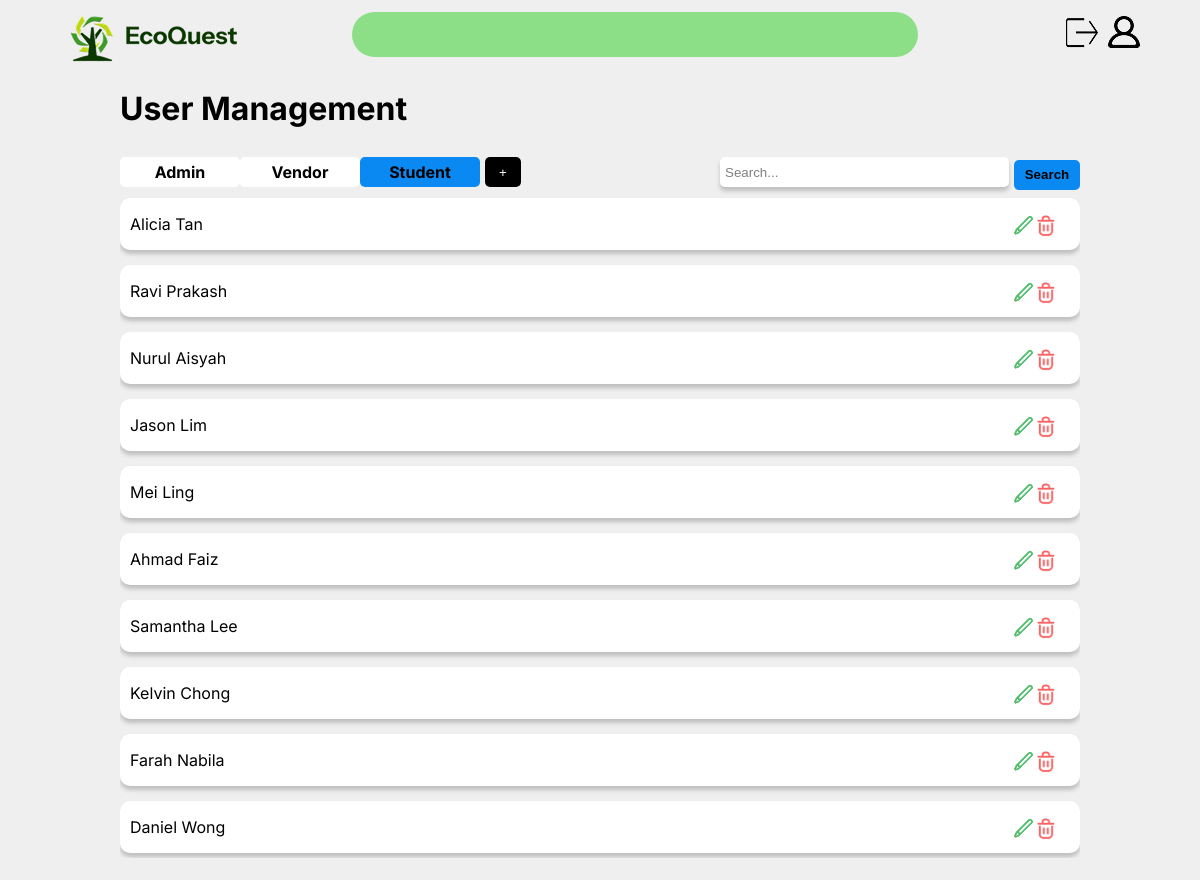
/profile/userManagement.php?filter=student, run on the app's committed database.
### tables this page shows
CREATE TABLE IF NOT EXISTS `student` (
  `studentID` varchar(15) NOT NULL,
  `accountID` int NOT NULL,
  `name` varchar(255) NOT NULL,
  `course` varchar(255) NOT NULL,
  PRIMARY KEY (`studentID`),
  UNIQUE KEY `accountID` (`accountID`)
);

### Profile/userManagement.php (the view, shortened to what this page needs)
<?php
    include $_SERVER['DOCUMENT_ROOT'].'/RWDD/setup/navigation.php';
    if (isset($_POST['search'])) {
        $searchInput = trim($_POST['searchInput']);
        $sql = "SELECT CASE
                WHEN role = 'Admin' THEN a.username
                WHEN role = 'Vendor' THEN v.vendorName
                WHEN role = 'Student' THEN s.name
                END AS name, a.accountID
                FROM account a
                LEFT JOIN student s ON a.accountID = s.accountID
                LEFT JOIN vendor v ON a.accountID = v.accountID
                WHERE a.username LIKE '%$searchInput%' OR v.vendorName LIKE '%$searchInput%' OR s.name LIKE '%$searchInput%'";
        $tabStyle = ["white", "white", "white"];
    } elseif (isset($_GET['filter'])) {
        switch ($_GET['filter']) {
            case 'student':
                $sql = "SELECT name, accountID FROM student";
                $tabStyle = ["white", "white", "#0A89F2"];
                break;
        }
    } else {
        $sql = "SELECT username AS name, accountID FROM account WHERE role='Admin';";
        $tabStyle = ["#0A89F2", "white", "white"];
        $role = 'Admin';
    }
    $statement = mysqli_query($connect, $sql);
?>
<!DOCTYPE html>
<html lang="en">
<head>
    <link rel="stylesheet" href="/RWDD/css/layout.css" />
    <link rel="stylesheet" href="/RWDD/css/form.css" />
    <link rel="stylesheet" href="/RWDD/profile/profileForm.css" />
    <link rel="stylesheet" href="/RWDD/profile/userManagement.css" />
</head>
<body>
    <div id="wrapper">
        <h1>User Management</h1>
        <div class="tab">
            <div class="option" style="background-color:<?= $tabStyle[0] ?>"><a href="/RWDD/profile/userManagement.php?filter=admin">Admin</a></div>
            <div class="option" style="background-color:<?= $tabStyle[1] ?>"><a href="/RWDD/profile/userManagement.php?filter=vendor">Vendor</a></div>
            <div class="option" style="background-color:<?= $tabStyle[2] ?>"><a href="/RWDD/profile/userManagement.php?filter=student">Student</a></div>
        </div>
        <div class="create">
            <form action="/RWDD/profile/userForm.php" method="post">
                <input type="submit" name="createUser" value="+" formaction="/RWDD/profile/userForm.php" />
            </form>
        </div>
        <div class="search">
            <form action="" method="post">
                <input type="text" name="searchInput" placeholder="Search..." />
                <input type="submit" name="search" value="Search" />
            </form>
        </div>
        <div id="content">
            <?php
                while ($user = mysqli_fetch_array($statement)) {
                    $name = $user['name'];
                    $accountID = $user['accountID'];
                    echo "<div class='data'>
                    <p>$name</p>
                    <form method='post'>
                    <input type='hidden' name='accountID' value='$accountID' />
                    <button type='submit' name='editUser' class='editButton' value=' ' formaction='/RWDD/profile/userForm.php' formtarget='_blank'/>
                    <button type='submit' class='deleteButton' value=' ' onclick='return confirmDelete(\"$name\", \"$accountID\")'/>
                    </form>
                    </div>";
                }
            ?>
        </div>
    </div>
</body>
</html>

### css/layout.css (style rules this page uses)
body { display: grid; font-family: 'Inter'; grid-template-columns: repeat(20, 1fr); background-color: #EFEFEF; margin: 0; }
.tab { display: flex; justify-content: space-evenly; align-items: center; }
.option { width: 100%; padding: 5px 0 5px 0; box-sizing: border-box; text-align: center; border-radius: 5px; color: black; text-decoration: none; font-weight: bold; }
.search form { display: flex; align-items: center; }
.search input[type=text] { padding: 5px; margin: 0; }
.search input[type=submit] { background-color: #0A89F2; color: black; font-weight: bold; margin-left: 5px; padding: 0 3% 0 3%; }

### setup/navigation.css (style rules this page uses)
a { color: black; text-decoration: none; }

### css/form.css (style rules this page uses)
input[type=text], input[type=password], input[type=email], input[type=tel], input[type=number], textarea { width: 100%; border: none; border-radius: 5px; box-shadow: 0 4px 4px #BFBFBF; height: 30px; padding-left: 35px; margin: 5px 0 10px 0; outline: none; box-sizing: border-box; }
input[type=submit], input[type=button], button, input[type=reset] { cursor: pointer; height: 30px; border: none; border-radius: 5px; margin: 10px 0px 5px 0px; cursor: pointer; }
input::placeholder { color: #808080; }
.create { display: grid; align-items: center; }
.create input[type=submit] { background-color: black; color: white; margin: 0 0 0 5px; text-align: center; }

### Profile/profileForm.css (style rules this page uses)
input[type=submit], input[type=button], button { background-color: #00308F; color: white; }

### Profile/userManagement.css (style rules this page uses)
#content { width: 100%; }
.data .editButton { background: url('../css/icon/edit.png') no-repeat; }
.data .deleteButton { background: url('../css/icon/delete.png') no-repeat; }
.data .editButton, .data .deleteButton { background-size: 22px 22px; background-color: transparent; background-position: center; width: 22px; height: 22px; }
.data { display: flex; background-color: white; border-radius: 10px; box-shadow: 0 4px 4px #BFBFBF; margin: 3px 0 15px 0; align-items: center; }
@media only screen and (min-width:500px) { #wrapper { display: grid; grid-column: 3 / 19; grid-template-columns: repeat(16, 1fr); margin-bottom: 10px; } }
@media only screen and (min-width:500px) { h1 { grid-column: 1 / 17; } }
@media only screen and (min-width:500px) { .tab { grid-column: 1 / 7; } }
@media only screen and (min-width:500px) { .data p { width: 93%; box-sizing: border-box; padding: 0 10px 0 10px; } }
@media only screen and (min-width:500px) { .create { grid-column: 7 / 8; } }
@media only screen and (min-width:500px) { .create input[type=submit] { width:60%; margin: 0 0 0 5px; } }
@media only screen and (min-width:500px) { .search { grid-column: 11 / 17; } }
@media only screen and (min-width:500px) { #content { grid-column: 1 / 17; overflow: auto; height: 70vh; } }

### data on the page
student: name "Alicia Tan"
student: name "Ravi Prakash"
student: name "Nurul Aisyah"
student: name "Jason Lim"
student: name "Mei Ling"
student: name "Ahmad Faiz"
student: name "Samantha Lee"
student: name "Kelvin Chong"
student: name "Farah Nabila"
student: name "Daniel Wong"
